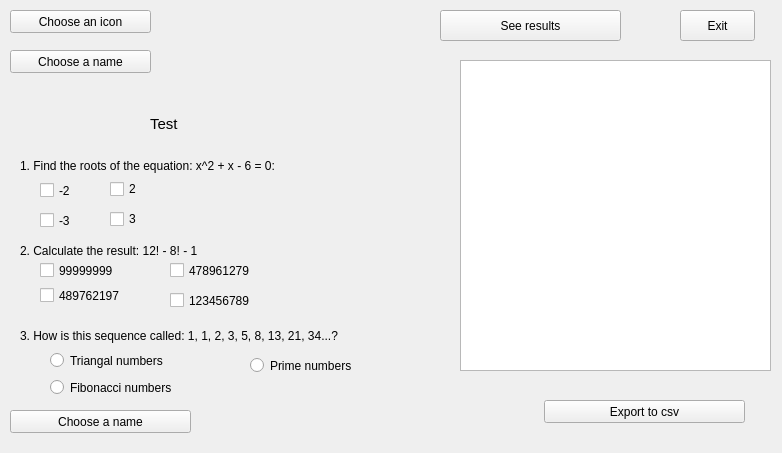
<?xml version="1.0" encoding="UTF-8"?>
<ui version="4.0">
 <class>Form</class>
 <widget class="QWidget" name="Form">
  <property name="geometry">
   <rect>
    <x>0</x>
    <y>0</y>
    <width>782</width>
    <height>453</height>
   </rect>
  </property>
  <property name="windowTitle">
   <string>Form</string>
  </property>
  <widget class="QTableWidget" name="tableWidget">
   <property name="geometry">
    <rect>
     <x>460</x>
     <y>60</y>
     <width>311</width>
     <height>311</height>
    </rect>
   </property>
  </widget>
  <widget class="QPushButton" name="view_all_results_button">
   <property name="geometry">
    <rect>
     <x>440</x>
     <y>10</y>
     <width>181</width>
     <height>31</height>
    </rect>
   </property>
   <property name="text">
    <string>See results</string>
   </property>
  </widget>
  <widget class="QPushButton" name="pick_icon_button">
   <property name="geometry">
    <rect>
     <x>10</x>
     <y>10</y>
     <width>141</width>
     <height>23</height>
    </rect>
   </property>
   <property name="text">
    <string>Choose an icon</string>
   </property>
  </widget>
  <widget class="QPushButton" name="pick_name_button">
   <property name="geometry">
    <rect>
     <x>10</x>
     <y>50</y>
     <width>141</width>
     <height>23</height>
    </rect>
   </property>
   <property name="text">
    <string>Choose a name</string>
   </property>
  </widget>
  <widget class="QLabel" name="label_icon">
   <property name="geometry">
    <rect>
     <x>210</x>
     <y>10</y>
     <width>81</width>
     <height>71</height>
    </rect>
   </property>
   <property name="text">
    <string/>
   </property>
  </widget>
  <widget class="QLabel" name="label_name">
   <property name="geometry">
    <rect>
     <x>180</x>
     <y>80</y>
     <width>111</width>
     <height>16</height>
    </rect>
   </property>
   <property name="text">
    <string/>
   </property>
  </widget>
  <widget class="QLabel" name="label_3">
   <property name="geometry">
    <rect>
     <x>150</x>
     <y>109</y>
     <width>41</width>
     <height>31</height>
    </rect>
   </property>
   <property name="text">
    <string>&lt;html&gt;&lt;head/&gt;&lt;body&gt;&lt;p&gt;&lt;span style=&quot; font-size:11pt;&quot;&gt;Test&lt;/span&gt;&lt;/p&gt;&lt;/body&gt;&lt;/html&gt;</string>
   </property>
  </widget>
  <widget class="QLabel" name="label_4">
   <property name="geometry">
    <rect>
     <x>20</x>
     <y>150</y>
     <width>331</width>
     <height>31</height>
    </rect>
   </property>
   <property name="text">
    <string>1. Find the roots of the equation: x^2 + x - 6 = 0:</string>
   </property>
  </widget>
  <widget class="QLabel" name="label_5">
   <property name="geometry">
    <rect>
     <x>20</x>
     <y>240</y>
     <width>361</width>
     <height>21</height>
    </rect>
   </property>
   <property name="text">
    <string>2. Calculate the result: 12! - 8! - 1</string>
   </property>
  </widget>
  <widget class="QCheckBox" name="checkBox">
   <property name="geometry">
    <rect>
     <x>40</x>
     <y>180</y>
     <width>67</width>
     <height>21</height>
    </rect>
   </property>
   <property name="text">
    <string>-2</string>
   </property>
  </widget>
  <widget class="QCheckBox" name="checkBox_2">
   <property name="geometry">
    <rect>
     <x>110</x>
     <y>210</y>
     <width>67</width>
     <height>18</height>
    </rect>
   </property>
   <property name="text">
    <string>3</string>
   </property>
  </widget>
  <widget class="QCheckBox" name="correct_1_2">
   <property name="geometry">
    <rect>
     <x>110</x>
     <y>180</y>
     <width>67</width>
     <height>18</height>
    </rect>
   </property>
   <property name="text">
    <string>2</string>
   </property>
  </widget>
  <widget class="QCheckBox" name="correct_1_1">
   <property name="geometry">
    <rect>
     <x>40</x>
     <y>210</y>
     <width>67</width>
     <height>21</height>
    </rect>
   </property>
   <property name="text">
    <string>-3</string>
   </property>
  </widget>
  <widget class="QLabel" name="label_6">
   <property name="geometry">
    <rect>
     <x>20</x>
     <y>320</y>
     <width>441</width>
     <height>31</height>
    </rect>
   </property>
   <property name="text">
    <string>3. How is this sequence called: 1, 1, 2, 3, 5, 8, 13, 21, 34...?</string>
   </property>
  </widget>
  <widget class="QRadioButton" name="correct_3">
   <property name="geometry">
    <rect>
     <x>50</x>
     <y>377</y>
     <width>191</width>
     <height>21</height>
    </rect>
   </property>
   <property name="text">
    <string>Fibonacci numbers</string>
   </property>
  </widget>
  <widget class="QRadioButton" name="radioButton_5">
   <property name="geometry">
    <rect>
     <x>50</x>
     <y>350</y>
     <width>191</width>
     <height>21</height>
    </rect>
   </property>
   <property name="text">
    <string>Triangal numbers</string>
   </property>
  </widget>
  <widget class="QRadioButton" name="radioButton_6">
   <property name="geometry">
    <rect>
     <x>250</x>
     <y>350</y>
     <width>191</width>
     <height>31</height>
    </rect>
   </property>
   <property name="text">
    <string>Prime numbers</string>
   </property>
  </widget>
  <widget class="QPushButton" name="save_result_button">
   <property name="geometry">
    <rect>
     <x>10</x>
     <y>410</y>
     <width>181</width>
     <height>23</height>
    </rect>
   </property>
   <property name="text">
    <string>Choose a name</string>
   </property>
  </widget>
  <widget class="QLabel" name="label_result">
   <property name="geometry">
    <rect>
     <x>250</x>
     <y>410</y>
     <width>131</width>
     <height>16</height>
    </rect>
   </property>
   <property name="text">
    <string/>
   </property>
  </widget>
  <widget class="QCheckBox" name="checkBox_3">
   <property name="geometry">
    <rect>
     <x>40</x>
     <y>260</y>
     <width>101</width>
     <height>21</height>
    </rect>
   </property>
   <property name="text">
    <string>99999999</string>
   </property>
  </widget>
  <widget class="QCheckBox" name="checkBox_4">
   <property name="geometry">
    <rect>
     <x>40</x>
     <y>280</y>
     <width>111</width>
     <height>31</height>
    </rect>
   </property>
   <property name="text">
    <string>489762197</string>
   </property>
  </widget>
  <widget class="QCheckBox" name="correct_2">
   <property name="geometry">
    <rect>
     <x>170</x>
     <y>260</y>
     <width>141</width>
     <height>21</height>
    </rect>
   </property>
   <property name="text">
    <string>478961279</string>
   </property>
  </widget>
  <widget class="QCheckBox" name="checkBox_6">
   <property name="geometry">
    <rect>
     <x>170</x>
     <y>290</y>
     <width>131</width>
     <height>21</height>
    </rect>
   </property>
   <property name="text">
    <string>123456789</string>
   </property>
  </widget>
  <widget class="QPushButton" name="exit_button">
   <property name="geometry">
    <rect>
     <x>680</x>
     <y>10</y>
     <width>75</width>
     <height>31</height>
    </rect>
   </property>
   <property name="text">
    <string>Exit</string>
   </property>
  </widget>
  <widget class="QPushButton" name="export_button">
   <property name="geometry">
    <rect>
     <x>544</x>
     <y>400</y>
     <width>201</width>
     <height>23</height>
    </rect>
   </property>
   <property name="text">
    <string>Export to csv</string>
   </property>
  </widget>
 </widget>
 <resources/>
 <connections/>
</ui>
